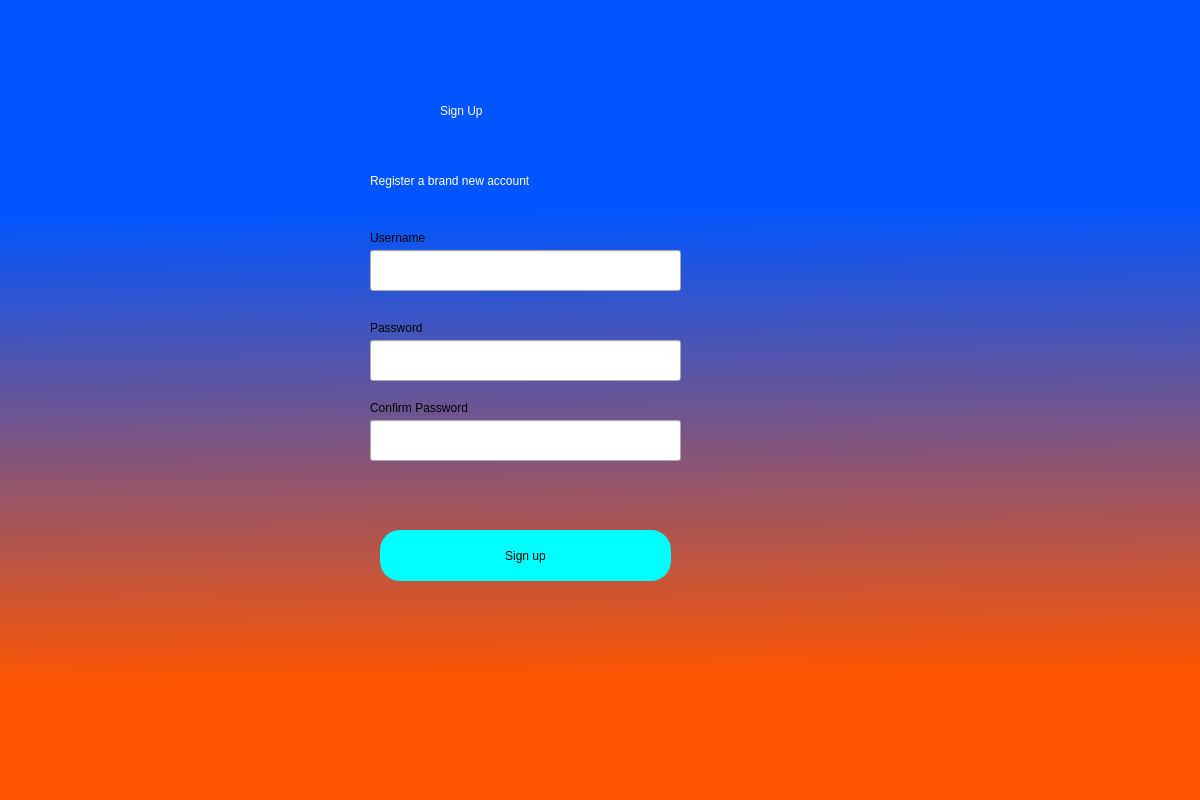
<?xml version="1.0" encoding="UTF-8"?>
<ui version="4.0">
 <class>Dialog</class>
 <widget class="QDialog" name="Dialog">
  <property name="geometry">
   <rect>
    <x>0</x>
    <y>0</y>
    <width>1200</width>
    <height>800</height>
   </rect>
  </property>
  <property name="windowTitle">
   <string>Dialog</string>
  </property>
  <widget class="QWidget" name="bgwidget" native="true">
   <property name="geometry">
    <rect>
     <x>0</x>
     <y>0</y>
     <width>1201</width>
     <height>801</height>
    </rect>
   </property>
   <property name="styleSheet">
    <string notr="true">QWidget#bgwidget{
background-color:qlineargradient(spread:pad, x1:0.293, y1:0.261, x2:0.304, y2:0.852273, stop:0 rgba(0, 85, 255, 255), stop:1 rgba(255, 85, 0, 255))}</string>
   </property>
   <widget class="QLabel" name="label">
    <property name="geometry">
     <rect>
      <x>440</x>
      <y>70</y>
      <width>201</width>
      <height>81</height>
     </rect>
    </property>
    <property name="styleSheet">
     <string notr="true">font: 36pt &quot;Sans Serif&quot;; color:rgb(255, 255, 255);</string>
    </property>
    <property name="text">
     <string>Sign Up</string>
    </property>
   </widget>
   <widget class="QLabel" name="label_2">
    <property name="geometry">
     <rect>
      <x>370</x>
      <y>160</y>
      <width>361</width>
      <height>41</height>
     </rect>
    </property>
    <property name="styleSheet">
     <string notr="true">font: 18pt &quot;Sans Serif&quot;;color:rgb(255, 255, 255);</string>
    </property>
    <property name="text">
     <string>Register a brand new account</string>
    </property>
   </widget>
   <widget class="QPushButton" name="signup">
    <property name="geometry">
     <rect>
      <x>380</x>
      <y>530</y>
      <width>291</width>
      <height>51</height>
     </rect>
    </property>
    <property name="styleSheet">
     <string notr="true">border-radius:20px; 
background-color: rgb(0, 255, 255);
font: 14pt &quot;Sans Serif&quot;;</string>
    </property>
    <property name="text">
     <string>Sign up</string>
    </property>
   </widget>
   <widget class="QLineEdit" name="passwordfield">
    <property name="geometry">
     <rect>
      <x>370</x>
      <y>340</y>
      <width>311</width>
      <height>41</height>
     </rect>
    </property>
   </widget>
   <widget class="QLineEdit" name="emailfield">
    <property name="geometry">
     <rect>
      <x>370</x>
      <y>250</y>
      <width>311</width>
      <height>41</height>
     </rect>
    </property>
   </widget>
   <widget class="QLabel" name="label_3">
    <property name="geometry">
     <rect>
      <x>370</x>
      <y>230</y>
      <width>71</width>
      <height>16</height>
     </rect>
    </property>
    <property name="styleSheet">
     <string notr="true">font: 10pt &quot;Sans Serif&quot;;</string>
    </property>
    <property name="text">
     <string>Username</string>
    </property>
   </widget>
   <widget class="QLabel" name="label_4">
    <property name="geometry">
     <rect>
      <x>370</x>
      <y>320</y>
      <width>71</width>
      <height>16</height>
     </rect>
    </property>
    <property name="styleSheet">
     <string notr="true">font: 10pt &quot;Sans Serif&quot;;</string>
    </property>
    <property name="text">
     <string>Password</string>
    </property>
   </widget>
   <widget class="QLabel" name="label_5">
    <property name="geometry">
     <rect>
      <x>370</x>
      <y>400</y>
      <width>121</width>
      <height>16</height>
     </rect>
    </property>
    <property name="styleSheet">
     <string notr="true">font: 10pt &quot;Sans Serif&quot;;</string>
    </property>
    <property name="text">
     <string>Confirm Password</string>
    </property>
   </widget>
   <widget class="QLineEdit" name="confirmpassword">
    <property name="geometry">
     <rect>
      <x>370</x>
      <y>420</y>
      <width>311</width>
      <height>41</height>
     </rect>
    </property>
   </widget>
  </widget>
 </widget>
 <resources/>
 <connections/>
</ui>
